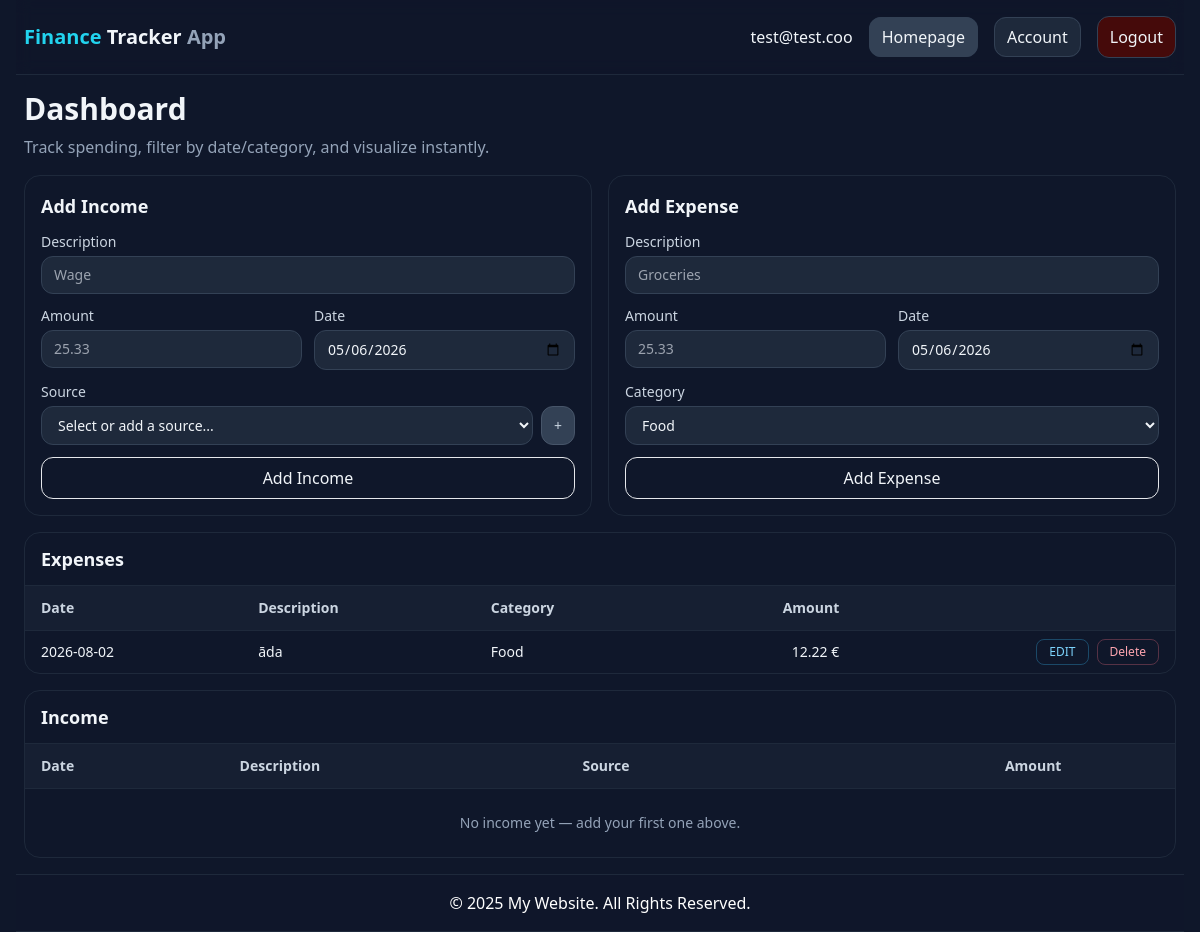
The page / (signed in) on the database as committed earlier.
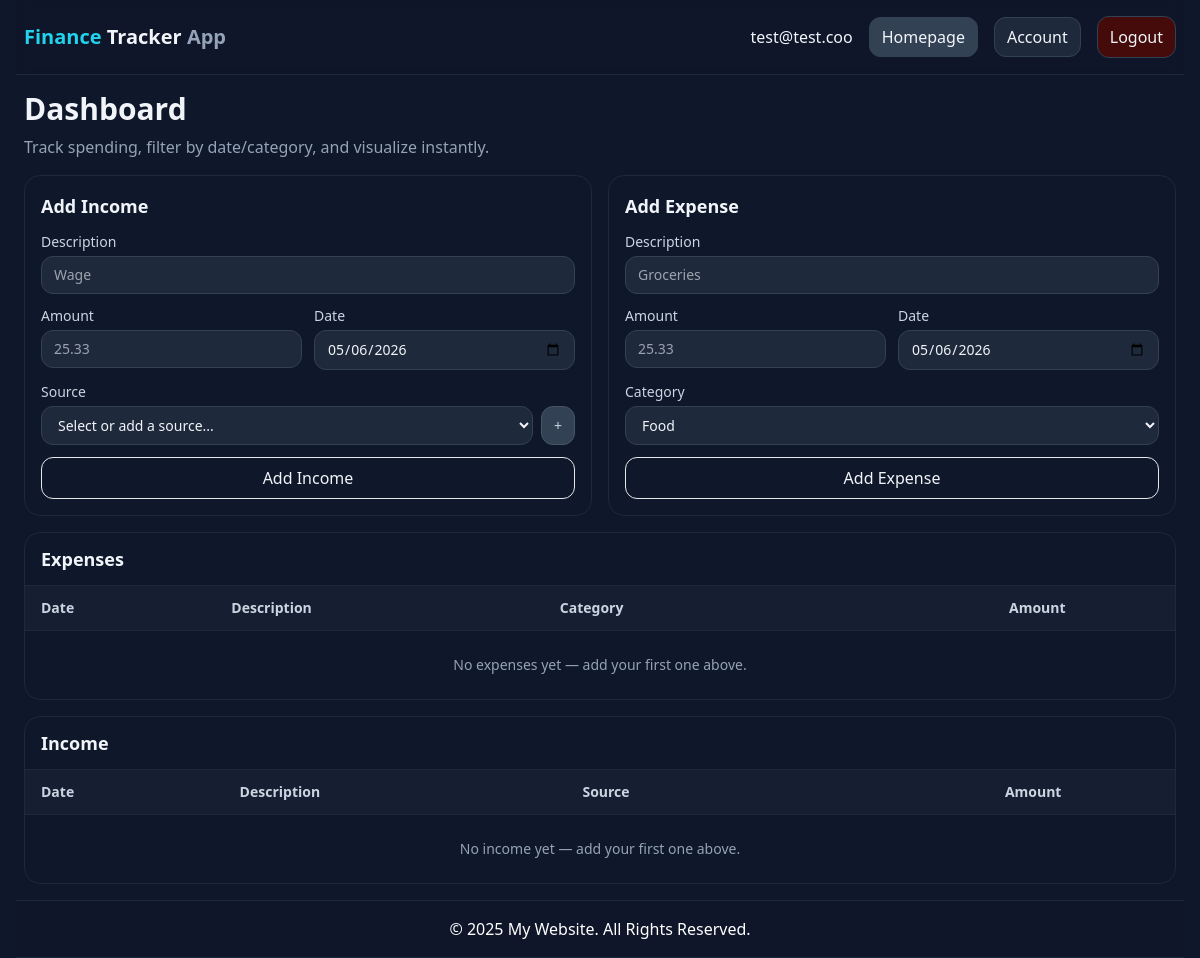
The same page on the database as committed later.
### tables this page shows
CREATE TABLE `expenses` (
  `id` int(11) NOT NULL,
  `user_id` int(11) DEFAULT NULL,
  `description` varchar(120) NOT NULL,
  `amount` float NOT NULL,
  `category` varchar(50) NOT NULL,
  `date` date NOT NULL
);

### Core/functions.php (called while the page is built, shortened)
<?php
function base_path($path) {
    return BASE_PATH . $path;
}
function view($path, $attributes = [] ) {
    extract($attributes);
    require base_path("views/{$path}");
}

### Http/controllers/index.php (called while the page is built, shortened)
<?php
$db = App::resolve(Database::class);
$userId = $_SESSION['user']['id'] ?? NULL;
$sql = "SELECT * FROM expenses WHERE user_id = :user_id ORDER BY date DESC";
$expenses = $db->query($sql, ['user_id' => $userId])->get();
$sql = "SELECT * FROM income WHERE user_id = :user_id ORDER BY date DESC";
$incomes = $db->query($sql, ['user_id' => $userId])->get();
$sql = "SELECT id, source_name FROM income_sources WHERE user_id = :user_id ORDER BY source_name ASC";
$incomeSources = $db->query($sql, ['user_id' => $userId])->get();
view("index.view.php", [
    'expenses' => $expenses,
    'incomes' => $incomes,
    'incomeSources' => $incomeSources
]);

### public/index.php (called while the page is built, shortened)
<?php
require BASE_PATH . 'Core/functions.php';
spl_autoload_register(function ($class) {
    $class = str_replace('\\', DIRECTORY_SEPARATOR, $class);
});
$router = new \Core\Router();
$path = parse_url($_SERVER['REQUEST_URI'], PHP_URL_PATH);
$method = $_POST['_method'] ?? $_SERVER['REQUEST_METHOD'];
require base_path('bootstrap.php');
$router->route($path, $method);

### Core/App.php (called while the page is built, shortened)
<?php
class App
{
    protected static $container;
    public static function setContainer ($container) {
        static::$container = $container;
    }
    public static function Container()
    {
        return static::$container;
    }
    public static function resolve($key) {
        return static::Container()->resolve($key);
    }
}

### Core/Container.php (called while the page is built, shortened)
<?php
class Container
{
    protected $bindings = [];
    public function bind($key, $resolver)
    {
        $this->bindings[$key] = $resolver;
    }
    public function resolve($key)
    {
        $resolver = $this->bindings[$key];
        return call_user_func($resolver);
    }
}

### config.php (called while the page is built)
<?php
return [
    'database' => [
        'host' => 'localhost',
        'port' => 3306,
        'dbname' => 'financeapp',
        'charset' => 'utf8mb4'
    ]
];

### bootstrap.php (called while the page is built, shortened)
<?php
$container = new Container();
$container->bind('Core\Database', function () {
    $config = require base_path('config.php');
    return new Database($config['database']);
});

### Core/Database.php (called while the page is built, shortened)
<?php
class Database
{
    public $connection;
    public $statement;
    public function __construct($config, $username = 'root', $password = '')
    {
        $dns = 'mysql: ' . http_build_query($config, '', ';');
        $this->connection = new PDO($dns, $username, $password, [
            PDO::ATTR_DEFAULT_FETCH_MODE => PDO::FETCH_ASSOC
        ]);
    }
    public function query($query, $params = [])
    {
        $this->statement = $this->connection->prepare($query);
        $this->statement->execute($params);
        return $this;
    }
    public function get()
    {
        return $this->statement->fetchAll();
    }
}

### views/index.view.php (the view, shortened to what the rows shown need)
<?php
require base_path("views/partials/head.php");
require base_path("views/partials/nav.php");
?>
    <div class="container mx-auto max-w-6xl mt-4 mb-4">
        <?php if (($_SESSION['user']) ?? false)  : ?>
        <h1 class="text-3xl font-semibold mb-2 mt-2">Dashboard</h1>
        <p class="text-slate-400 mb-4">
            Track spending, filter by date/category, and visualize instantly.
        </p>
        <div class="grid grid-cols-1 lg:grid-cols-2 gap-4">
            <section class="rounded-2xl border border-slate-800 bg-slate-900 p-4">
                <h2 class="text-lg font-semibold mb-3">Add Income</h2>
                <form action="/income" method="POST" class="space-y-3">
                    <label class="block text-sm">
                    <span class="mb-1 block text-slate-300">Description</span>
                    <input
                        name="description"
                        placeholder="Wage"
                        class="w-full rounded-xl bg-slate-800 border border-slate-700 px-3 py-2 text-slate-100">
                    </label>
                    <div class="grid grid-cols-2 gap-3">
                    <label class="block text-sm">
                        <span class="mb-1 block text-slate-300">Amount</span>
                        <input
                        name="amount"
                        type="number"
                        step="0.01"
                        min="0.01"
                        placeholder="25.33"
                        class="w-full rounded-xl bg-slate-800 border border-slate-700 px-3 py-2 text-slate-100">
                    </label>
                    <label class="block text-sm">
                        <span class="mb-1 block text-slate-300">Date</span>
                        <input
                        name="date"
                        value="<?= date("Y-m-d", time()) ?>"
                        type="date"
                        class="w-full rounded-xl bg-slate-800 border border-slate-700 px-3 py-2 text-slate-100">
                    </label>
                    </div>
                    <label class="block text-sm">
                    <span class="mb-1 block text-slate-300">Source</span>
                    <div class="flex gap-2">
                        <select
                            id="incomeSourceSelect"
                            name="source"
                            class="flex-1 rounded-xl bg-slate-800 border border-slate-700 px-3 py-2 text-slate-100">
                            <option value="">Select or add a source...</option>
                        </select>
                        <button
                            type="button"
                            id="addSourceBtn"
                            class="rounded-xl bg-slate-700 hover:bg-slate-600 text-slate-300 px-3 py-2 border border-slate-600 transition"
                            title="Add new income source">
                            +
                        </button>
                    </div>
                    </label>
                    <button
                    class="w-full rounded-xl bg-brand/20 hover:bg-brand/30 text-brand px-4 py-2 border border-brand/30"
                    type="submit">
                    Add Income
                    </button>
                </form>
            </section>
            <section class="rounded-2xl border border-slate-800 bg-slate-900 p-4">
                <h2 class="text-lg font-semibold mb-3">Add Expense</h2>
                <form action="/expenses" method="POST" class="space-y-3">
                    <label class="block text-sm">
                    <span class="mb-1 block text-slate-300">Description</span>
                    <input
                        name="description"
                        placeholder="Groceries"
                        class="w-full rounded-xl bg-slate-800 border border-slate-700 px-3 py-2 text-slate-100">
                    </label>
                    <div class="grid grid-cols-2 gap-3">
                    <label class="block text-sm">
                        <span class="mb-1 block text-slate-300">Amount</span>
                        <input
                        name="amount"
                        type="number"
                        step="0.01"
                        min="0.01"
                        placeholder="25.33"
                        class="w-full rounded-xl bg-slate-800 border border-slate-700 px-3 py-2 text-slate-100">
                    </label>
                    <label class="block text-sm">
                        <span class="mb-1 block text-slate-300">Date</span>
                        <input
                        name="date"
                        value="<?= date("Y-m-d", time()) ?>"
                        type="date"
                        class="w-full rounded-xl bg-slate-800 border border-slate-700 px-3 py-2 text-slate-100">
                    </label>
                    </div>
                    <label class="block text-sm">
                    <span class="mb-1 block text-slate-300">Category</span>
                    <select
                        name="category"
                        class="w-full rounded-xl bg-slate-800 border border-slate-700 px-3 py-2 text-slate-100">
                        <option value="Food">Food</option>
                    </select>
                    </label>
                    <button
                    class="w-full rounded-xl bg-brand/20 hover:bg-brand/30 text-brand px-4 py-2 border border-brand/30"
                    type="submit">
                    Add Expense
                    </button>
                </form>
            </section>
        </div>
        <div class="grid grid-cols-1 gap-4 mt-4">
            <section class="rounded-2xl border border-slate-800 bg-slate-900">
                <div class="px-4 py-3 border-b border-slate-800">
                <h2 class="text-lg font-semibold">Expenses</h2>
                </div>
                <div class="overflow-x-auto">
                <table class="min-w-full text-sm">
                    <thead class="text-slate-300 bg-slate-800/50">
                    <tr>
                        <th class="text-left px-4 py-3">Date</th>
                        <th class="text-left px-4 py-3">Description</th>
                        <th class="text-left px-4 py-3">Category</th>
                        <th class="text-right px-4 py-3">Amount</th>
                        <th class="px-4 py-3"></th>
                    </tr>
                    </thead>
                    <tbody>
                    <?php if (!empty($expenses)) : ?>
                        <?php foreach ($expenses as $expense) : ?>
                            <tr class="border-t border-slate-800 hover:bg-slate-800/30">
                                <td class="px-4 py-2"><?= $expense['date']; ?></td>
                                <td class="px-4 py-2"><?= $expense['description']; ?></td>
                                <td class="px-4 py-2"><?= $expense['category']; ?></td>
                                <td class="px-4 py-2 text-right"><?= $expense['amount']; ?> €</td>
                                <td class="px-4 py-2 text-right">
                                <div class="inline-flex gap-2">
                                    <a class="text-sky-300 hover:text-sky-200 text-xs border border-sky-400/30 px-3 py-1 rounded-lg"
                                    href="{{url_for('edit', expense_id=e.id)}}">EDIT</a>
                                    <form method="POST" action="/expenses" onsubmit="return confirm('Are you sure you want to delete?')">
                                        <button class="text-rose-300 hover:text-rose-200 text-xs border border-rose-400/30 px-3 py-1 rounded-lg">
                                            Delete
                                        </button>
                                    </form>
                                </div>
                                </td>
                            </tr>
                        <?php endforeach; ?>
                    <?php endif ?>
                    </tbody>
                </table>
                </div>
            </section>
        </div>
        <div class="grid grid-cols-1 gap-4 mt-4">
            <section class="rounded-2xl border border-slate-800 bg-slate-900">
                <div class="px-4 py-3 border-b border-slate-800">
                <h2 class="text-lg font-semibold">Income</h2>
                </div>
                <div class="overflow-x-auto">
                <table class="min-w-full text-sm">
                    <thead class="text-slate-300 bg-slate-800/50">
                    <tr>
                        <th class="text-left px-4 py-3">Date</th>
                        <th class="text-left px-4 py-3">Description</th>
                        <th class="text-left px-4 py-3">Source</th>
                        <th class="text-right px-4 py-3">Amount</th>
                        <th class="px-4 py-3"></th>
                    </tr>
                    </thead>
                    <tbody>
                    <?php if (!empty($incomes)) : ?>
                        <?php foreach ($incomes as $income) : ?>
                            <tr class="border-t border-slate-800 hover:bg-slate-800/30">
                                <td class="px-4 py-2"><?= $income['date']; ?></td>
                                <td class="px-4 py-2"><?= $income['description']; ?></td>
                                <td class="px-4 py-2"><?= $income['source']; ?></td>
                                <td class="px-4 py-2 text-right"><?= $income['amount']; ?> €</td>
                                <td class="px-4 py-2 text-right">
                                <div class="inline-flex gap-2">
                                    <a class="text-sky-300 hover:text-sky-200 text-xs border border-sky-400/30 px-3 py-1 rounded-lg"
                                    href="{{url_for('edit', income_id=i.id)}}">EDIT</a>
                                    <form method="POST" action="/income" onsubmit="return confirm('Are you sure you want to delete?')">
                                        <input type="hidden" name="_method" value="DELETE">
                                        <input type="hidden" name="id" value="<?=  $income['id'] ?>">
                                        <button class="text-rose-300 hover:text-rose-200 text-xs border border-rose-400/30 px-3 py-1 rounded-lg">
                                            Delete
                                        </button>
                                    </form>
                                </div>
                                </td>
                            </tr>
                        <?php endforeach; ?>
                    <?php else : ?>
                        <tr class="border-t border-slate-800 hover:bg-slate-800/30">
                            <td colspan="5" class="px-4 py-6 text-center text-slate-400">
                            No income yet — add your first one above.
                            </td>
                        </tr>
                    <?php endif ?>
                    </tbody>
                </table>
                </div>
            </section>
        </div>
    </div>
        <?php endif ?>
<?php
require base_path("views/partials/footer.php");
?>

### Core/router.php (shortened to what the rows shown need)
<?php
class Router {
    protected $routes = [];
    public function add($uri, $controller, $method) {
        $this->routes[] = [
            'uri' => $uri,
            'controller' => $controller,
            'method' => $method,
            'middleware' => null
        ];
        return $this;
    }
    public function route($uri, $method) {
        foreach ($this->routes as $route) {
            if ($route['uri'] === $uri && $route['method'] === strtoupper($method)){
                return require base_path('Http/controllers/' . $route['controller']);
            }
        }
    }
    public function only($key)
    {
        $key_last = array_key_last($this->routes);
        $this->routes[$key_last]['middleware'] = $key;
    }
}

Rows that differ between the two databases and show on the page:
removed expenses: date "2026-08-02", description "āda", category "Food", amount "12.22"
Other text that changed with them:
new list line: "No expenses yet — add your first one above."
